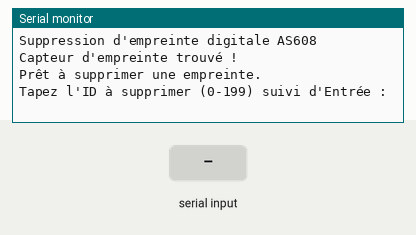
Simulated run of this sketch. Board: Arduino Uno, built with avr-gcc and run on an emulated ATmega328P. Shown: the last lines printed to the serial monitor. The test bench sets the inputs (shaded band).

Above: at 2.2 s.
2.3 s: "90,45\n" received over Serial
At 2.9 s:
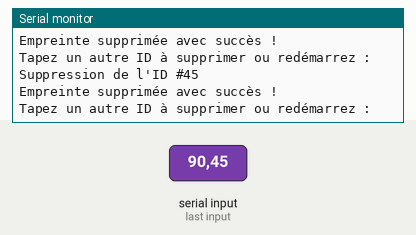
3.8 s: "200\n" received over Serial
At 4.2 s:
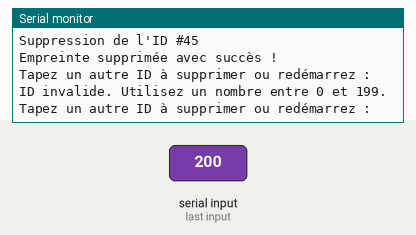

The sketch:

remove_fingerprint.ino
```cpp
#include <Adafruit_Fingerprint.h>
#include <SoftwareSerial.h>

// Connexions du capteur AS608
// VCC -> 3.3V ou 5V
// GND -> GND
// TX (capteur) -> Pin 2 (Arduino)
// RX (capteur) -> Pin 3 (Arduino)

SoftwareSerial mySerial(2, 3);
Adafruit_Fingerprint finger = Adafruit_Fingerprint(&mySerial);

void setup() {
  Serial.begin(9600);
  while (!Serial);

  Serial.println("Suppression d'empreinte digitale AS608");

  // Initialisation du capteur
  finger.begin(57600);
  delay(5);

  if (finger.verifyPassword()) {
    Serial.println("Capteur d'empreinte trouvé !");
  } else {
    Serial.println("Capteur d'empreinte non trouvé :(");
    while (1) { delay(1); }
  }

  Serial.println("Prêt à supprimer une empreinte.");
  Serial.println("Tapez l'ID à supprimer (0-199) suivi d'Entrée :");
}

void loop() {
  if (Serial.available()) {
    int id = Serial.parseInt();

    if (id >= 0 && id <= 199) {
      deleteFingerprint(id);
    } else {
      Serial.println("ID invalide. Utilisez un nombre entre 0 et 199.");
    }

    // Vider le buffer série
    while (Serial.available()) {
      Serial.read();
    }

    Serial.println("Tapez un autre ID à supprimer ou redémarrez :");
  }
}

uint8_t deleteFingerprint(uint8_t id) {
  Serial.print("Suppression de l'ID #");
  Serial.println(id);

  uint8_t p = finger.deleteModel(id);

  switch (p) {
    case FINGERPRINT_OK:
      Serial.println("Empreinte supprimée avec succès !");
      break;

    case FINGERPRINT_PACKETRECIEVEERR:
      Serial.println("Erreur de communication");
      return p;

    case FINGERPRINT_BADLOCATION:
      Serial.println("Impossible de supprimer à cet emplacement");
      return p;

    case FINGERPRINT_FLASHERR:
      Serial.println("Erreur d'écriture en mémoire flash");
      return p;

    default:
      Serial.print("Erreur inconnue : 0x");
      Serial.println(p, HEX);
      return p;
  }

  return p;
}

// Fonction optionnelle pour supprimer toutes les empreintes
void deleteAllFingerprints() {
  Serial.println("Suppression de toutes les empreintes...");

  uint8_t p = finger.emptyDatabase();

  if (p == FINGERPRINT_OK) {
    Serial.println("Toutes les empreintes ont été supprimées !");
  } else {
    Serial.print("Erreur lors de la suppression : 0x");
    Serial.println(p, HEX);
  }
}

// Fonction pour afficher le nombre d'empreintes stockées
void getTemplateCount() {
  finger.getTemplateCount();
  Serial.print("Nombre d'empreintes stockées : ");
  Serial.println(finger.templateCount);
}
```

Measured:
- after the input at 2.3 s, the serial monitor: prints a new line at once (image 1)
- after the input at 3.8 s, the serial monitor: prints a new line at once (image 2)
